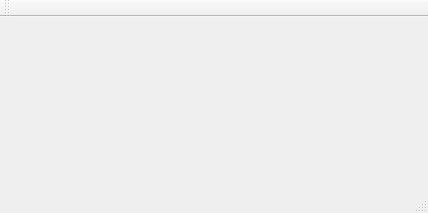
<?xml version="1.0" encoding="UTF-8"?>
<ui version="4.0">
 <class>MainWindow</class>
 <widget class="QMainWindow" name="MainWindow">
  <property name="geometry">
   <rect>
    <x>0</x>
    <y>0</y>
    <width>428</width>
    <height>213</height>
   </rect>
  </property>
  <property name="windowTitle">
   <string>MainWindow</string>
  </property>
  <widget class="QWidget" name="centralWidget"/>
  <widget class="QMenuBar" name="menuBar">
   <property name="geometry">
    <rect>
     <x>0</x>
     <y>0</y>
     <width>428</width>
     <height>26</height>
    </rect>
   </property>
  </widget>
  <widget class="QToolBar" name="mainToolBar">
   <attribute name="toolBarArea">
    <enum>TopToolBarArea</enum>
   </attribute>
   <attribute name="toolBarBreak">
    <bool>false</bool>
   </attribute>
  </widget>
  <widget class="QStatusBar" name="statusBar"/>
 </widget>
 <layoutdefault spacing="6" margin="11"/>
 <resources/>
 <connections/>
</ui>
